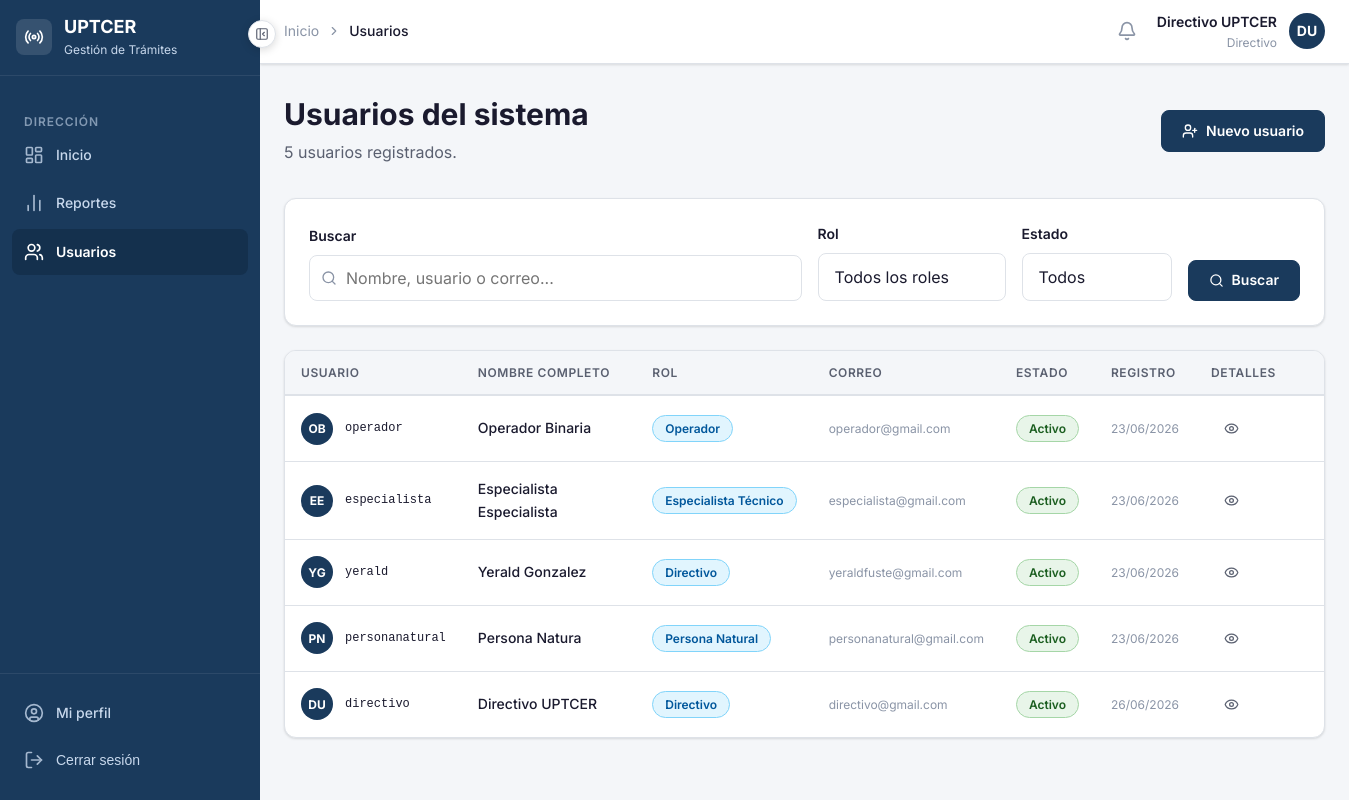
Screenshot of /usuarios/ (signed in) with the database file from the repository.
### apps/accounts/models.py (models this page shows, shortened)
class Usuario(AbstractBaseUser, PermissionsMixin):
    ROL_PERSONA_NATURAL  = 'persona_natural'
    ROL_OPERADOR         = 'operador'
    ROL_ESPECIALISTA     = 'especialista'
    ROL_ADUANA           = 'aduana'
    ROL_DIRECTIVO        = 'directivo'
    ROLES = [
        (ROL_PERSONA_NATURAL, 'Persona Natural'),
        (ROL_OPERADOR,        'Operador'),
        (ROL_ESPECIALISTA,    'Especialista Técnico'),
        (ROL_ADUANA,          'Aduana'),
        (ROL_DIRECTIVO,       'Directivo'),
    ]
    username        = models.CharField('Usuario', max_length=150, unique=True)
    email           = models.EmailField('Correo electrónico', unique=True)
    nombre          = models.CharField('Nombre', max_length=100)
    apellidos       = models.CharField('Apellidos', max_length=100)
    rol             = models.CharField('Rol', max_length=30, choices=ROLES, default=ROL_PERSONA_NATURAL)
    telefono        = models.CharField('Teléfono', max_length=20, blank=True)
    activo          = models.BooleanField('Activo', default=True)
    fecha_registro  = models.DateTimeField('Fecha de registro', auto_now_add=True)
    is_active       = models.BooleanField(default=True)
    is_staff        = models.BooleanField(default=False)
    objects = UsuarioManager()
    USERNAME_FIELD  = 'username'
    REQUIRED_FIELDS = ['email', 'nombre', 'apellidos']
    class Meta:
        verbose_name        = 'Usuario'
        verbose_name_plural = 'Usuarios'
        ordering            = ['apellidos', 'nombre']
    def get_nombre_completo(self):
        return f'{self.nombre} {self.apellidos}'
    @property
    def es_persona_natural(self):
        return self.rol == self.ROL_PERSONA_NATURAL
    @property
    def es_operador(self):
        return self.rol == self.ROL_OPERADOR
    @property
    def es_especialista(self):
        return self.rol == self.ROL_ESPECIALISTA
    @property
    def es_aduana(self):
        return self.rol == self.ROL_ADUANA
    @property
    def es_directivo(self):
        return self.rol == self.ROL_DIRECTIVO

### apps/accounts/views.py (the view, shortened to what this page needs)
# urls.py: path('usuarios/',                       views.lista_usuarios,           name='lista_usuarios'),
@never_cache
@login_required
def lista_usuarios(request):
    if not (request.user.es_directivo or request.user.es_operador):
        messages.error(request, 'No tiene permisos para acceder a esta sección.')
        return redirect('accounts:dashboard')
    from .models import Usuario
    usuarios = Usuario.objects.all().order_by('apellidos', 'nombre')
    rol    = request.GET.get('rol', '')
    activo = request.GET.get('activo', '')
    q      = request.GET.get('q', '').strip()
    if rol:
        usuarios = usuarios.filter(rol=rol)
    if activo != '':
        usuarios = usuarios.filter(is_active=activo == '1')
    return render(request, 'accounts/usuarios/lista.html', {
        'usuarios':    usuarios,
        'rol_actual':  rol,
        'activo_actual': activo,
        'busqueda':    q,
        'ROLES':       Usuario.ROLES,
        'total':       usuarios.count(),
    })

### templates/accounts/usuarios/lista.html (shortened to what this page needs)
{% extends 'base/base.html' %}
{% block nav_usuarios %}activo{% endblock %}
{% block breadcrumb %}
<li style="display:flex;align-items:center;gap:var(--espacio-2);">
  <i data-lucide="chevron-right" style="width:14px;height:14px;"></i>
  <span style="color:var(--color-texto-principal);font-weight:var(--peso-medio);">Usuarios</span>
</li>
{% endblock %}
{% block contenido %}
<div class="pagina-cabecera flex justify-between items-center">
  <div>
    <h1 class="pagina-titulo">Usuarios del sistema</h1>
    <p class="pagina-subtitulo">{{ total }} usuario{{ total|pluralize }} registrado{{ total|pluralize }}.</p>
  </div>
  {% if user.es_directivo %}
  <a href="{% url 'accounts:nuevo_usuario' %}" class="btn btn-primario">
    <i data-lucide="user-plus" style="width:16px;height:16px;"></i>
    Nuevo usuario
  </a>
  {% endif %}
</div>
<div class="tarjeta mb-6">
  <div class="tarjeta-cuerpo">
    <form method="get" style="display:flex;gap:var(--espacio-4);align-items:flex-end;flex-wrap:wrap;">
      <div class="campo-grupo" style="margin-bottom:0;flex:1;min-width:200px;">
        <label class="campo-etiqueta">Buscar</label>
        <div style="position:relative;">
          <i data-lucide="search" style="position:absolute;left:12px;top:50%;transform:translateY(-50%);width:16px;height:16px;color:var(--color-texto-muted);"></i>
          <input type="text" name="q" value="{{ busqueda }}"
            class="campo-input" style="padding-left:36px;"
            placeholder="Nombre, usuario o correo...">
        </div>
      </div>
      <div class="campo-grupo" style="margin-bottom:0;min-width:180px;">
        <label class="campo-etiqueta">Rol</label>
        <select name="rol" class="campo-select" onchange="this.form.submit()">
          <option value="">Todos los roles</option>
        </select>
      </div>
      <div class="campo-grupo" style="margin-bottom:0;min-width:150px;">
        <label class="campo-etiqueta">Estado</label>
        <select name="activo" class="campo-select" onchange="this.form.submit()">
          <option value="">Todos</option>
        </select>
      </div>
      <div style="display:flex;gap:var(--espacio-2);margin-bottom:0;">
        <button type="submit" class="btn btn-primario">
          <i data-lucide="search" style="width:15px;height:15px;"></i>
          Buscar
        </button>
      </div>
    </form>
  </div>
</div>
<div class="tarjeta">
  <div class="tarjeta-cuerpo" style="padding:0;">
    {% if usuarios %}
      <div class="tabla-contenedor" style="border:none;border-radius:0;">
        <table class="tabla">
          <thead>
            <tr>
              <th>Usuario</th>
              <th>Nombre completo</th>
              <th>Rol</th>
              <th>Correo</th>
              <th>Estado</th>
              <th>Registro</th>
              <th>Detalles</th>
              <th></th>
            </tr>
          </thead>
          <tbody>
            {% for u in usuarios %}
            <tr>
              <td>
                <div style="display:flex;align-items:center;gap:var(--espacio-3);">
                  <div style="width:32px;height:32px;border-radius:50%;background-color:{% if u.is_active %}var(--color-primario){% else %}var(--color-texto-muted){% endif %};display:flex;align-items:center;justify-content:center;color:white;font-size:var(--texto-xs);font-weight:var(--peso-bold);flex-shrink:0;">
                    {{ u.nombre|first|upper }}{{ u.apellidos|first|upper }}
                  </div>
                  <span style="font-family:var(--fuente-mono);font-size:var(--texto-xs);">{{ u.username }}</span>
                </div>
              </td>
              <td style="font-weight:var(--peso-medio);">{{ u.get_nombre_completo }}</td>
              <td>
                <span class="badge badge-info">{{ u.get_rol_display }}</span>
              </td>
              <td style="color:var(--color-texto-muted);font-size:var(--texto-xs);">{{ u.email }}</td>
              <td>
                {% if u.is_active %}
                  <span class="badge badge-aprobado">Activo</span>
                {% else %}
                  <span class="badge badge-denegado">Inactivo</span>
                {% endif %}
              </td>
              <td style="color:var(--color-texto-muted);white-space:nowrap;font-size:var(--texto-xs);">
                {{ u.fecha_registro|date:"d/m/Y" }}
              </td>
              <td>
                <a href="{% url 'accounts:detalle_usuario' u.pk %}" class="btn btn-ghost btn-sm">
                  <i data-lucide="eye" style="width:15px;height:15px;"></i>
                </a>
              </td>
            </tr>
            {% endfor %}
          </tbody>
        </table>
      </div>
    {% endif %}
  </div>
</div>
{% endblock %}

### templates/base/base.html (shortened to what this page needs)
<!DOCTYPE html>
<html lang="es">
<head>
  {% load static %}
  <link rel="stylesheet" href="{% static 'css/global.css' %}">
  <link rel="stylesheet" href="{% static 'css/toast.css' %}">
</head>
<body>
<div class="layout-wrapper">
  <aside class="layout-sidebar" id="sidebar">
    <div class="sidebar-logo">
      <div style="width:36px;height:36px;background:rgba(255,255,255,0.12);border-radius:8px;display:flex;align-items:center;justify-content:center;flex-shrink:0;">
        <i data-lucide="radio" style="width:20px;height:20px;color:white;"></i>
      </div>
      <div class="sidebar-logo-info">
        <div class="sidebar-logo-texto">UPTCER</div>
        <div class="sidebar-logo-subtexto">Gestión de Trámites</div>
      </div>
    </div>
    <nav class="sidebar-nav">
      {% if user.es_directivo %}
        <div class="sidebar-seccion-titulo">Dirección</div>
        <a href="{% url 'accounts:dashboard' %}" class="sidebar-enlace {% block nav_dir_inicio %}{% endblock %}" data-tooltip="Inicio">
          <i data-lucide="layout-dashboard" class="icono"></i>
          <span class="sidebar-enlace-texto">Inicio</span>
        </a>
        <a href="#" class="sidebar-enlace {% block nav_reportes %}{% endblock %}" data-tooltip="Reportes">
          <i data-lucide="bar-chart-2" class="icono"></i>
          <span class="sidebar-enlace-texto">Reportes</span>
        </a>
        <a href="{% url 'accounts:lista_usuarios' %}" class="sidebar-enlace {% block nav_usuarios %}{% endblock %}" data-tooltip="Usuarios">          <i data-lucide="users" class="icono"></i>
          <span class="sidebar-enlace-texto">Usuarios</span>
        </a>
      {% endif %}
    </nav>
    <div class="sidebar-pie">
      <a href="{% url 'accounts:perfil' %}" class="sidebar-enlace" data-tooltip="Mi perfil">
        <i data-lucide="user-circle" class="icono"></i>
        <span class="sidebar-enlace-texto">Mi perfil</span>
      </a>
      <form method="post" action="{% url 'accounts:logout' %}">
        <button type="submit" class="sidebar-enlace" data-tooltip="Cerrar sesión"
          style="width:100%;background:none;border:none;cursor:pointer;text-align:left;">
          <i data-lucide="log-out" class="icono"></i>
          <span class="sidebar-enlace-texto">Cerrar sesión</span>
        </button>
      </form>
    </div>
  </aside>
  <div class="layout-main">
    <header class="layout-navbar">
      <nav aria-label="Ruta de navegación" style="flex:1;">
        <ol style="list-style:none;display:flex;align-items:center;gap:var(--espacio-2);font-size:var(--texto-sm);color:var(--color-texto-muted);">
          <li><a href="{% url 'accounts:dashboard' %}" style="color:var(--color-texto-muted);text-decoration:none;">Inicio</a></li>
          {% block breadcrumb %}{% endblock %}
        </ol>
      </nav>
      <div style="display:flex;align-items:center;gap:var(--espacio-3);">
        <a href="{% url 'notificaciones:lista' %}"
          id="btn-notificaciones"
          style="position:relative;width:36px;height:36px;border-radius:var(--radio-md);display:flex;align-items:center;justify-content:center;color:var(--color-texto-muted);background:transparent;border:none;cursor:pointer;text-decoration:none;transition:var(--transicion-rapida);"
          onmouseenter="this.style.background='var(--color-fondo)';this.style.color='var(--color-texto-principal)'"
          onmouseleave="this.style.background='transparent';this.style.color='var(--color-texto-muted)'"
          title="Notificaciones"
        >
          <i data-lucide="bell" style="width:20px;height:20px;"></i>
        </a>
        <div style="text-align:right;">
          <div style="font-size:var(--texto-sm);font-weight:var(--peso-semi);color:var(--color-texto-principal);">
            {{ user.get_nombre_completo }}
          </div>
          <div style="font-size:var(--texto-xs);color:var(--color-texto-muted);">
            {{ user.get_rol_display }}
          </div>
        </div>
        <div style="width:36px;height:36px;border-radius:50%;background-color:var(--color-primario);display:flex;align-items:center;justify-content:center;color:white;font-size:var(--texto-sm);font-weight:var(--peso-bold);">
          {{ user.nombre|first|upper }}{{ user.apellidos|first|upper }}
        </div>
      </div>
    </header>
    <main class="layout-contenido">
      {% block contenido %}{% endblock %}
    </main>
  </div>
</div>
<button
  id="btn-colapsar"
  class="btn-colapsar-sidebar"
  onclick="alternarSidebar()"
  title="Colapsar menú"
  aria-label="Colapsar menú"
>
  <i data-lucide="panel-left-close" id="icono-colapsar" style="width:14px;height:14px;"></i>
</button>
</body>
</html>

### rows the page displays
Usuario: get_nombre_completo "Directivo UPTCER", rol "Directivo", nombre|first "D", apellidos|first "U", username "directivo", email "directivo@gmail.com", is_active "Activo", fecha_registro "26/06/2026"
Usuario: nombre|first "O", apellidos|first "B", username "operador", get_nombre_completo "Operador Binaria", rol "Operador", email "operador@gmail.com", is_active "Activo", fecha_registro "23/06/2026"
Usuario: nombre|first "E", apellidos|first "E", username "especialista", get_nombre_completo "Especialista Especialista", rol "Especialista Técnico", email "especialista@gmail.com", is_active "Activo", fecha_registro "23/06/2026"
Usuario: nombre|first "Y", apellidos|first "G", username "yerald", get_nombre_completo "Yerald Gonzalez", rol "Directivo", email "yeraldfuste@gmail.com", is_active "Activo", fecha_registro "23/06/2026"
Usuario: nombre|first "P", apellidos|first "N", username "personanatural", get_nombre_completo "Persona Natura", rol "Persona Natural", email "personanatural@gmail.com", is_active "Activo", fecha_registro "23/06/2026"

### other values shown
{{ total }} "5"
